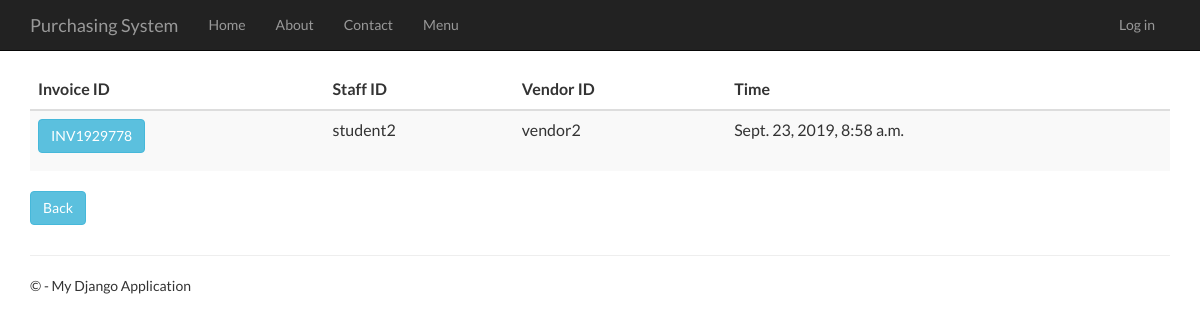
/invoicehistory, run on the app's committed database.
### Invoice/models.py (models this page shows)
class Invoice(models.Model):
    invoice_id = models.CharField(primary_key= True, max_length=10)
    time_created = models.DateTimeField()
    description = models.CharField(max_length=100)
    total_price = models.DecimalField(max_digits=10, decimal_places=2, default=Decimal('0.00'))
    invoice_status = models.CharField(max_length=20)
    purchase_order_id =models.OneToOneField(PurchaseOrder,on_delete = models.CASCADE)
    person_id = models.ForeignKey(Person,on_delete= models.CASCADE)
    vendor_id = models.ForeignKey(Vendor,on_delete = models.CASCADE)

### app/models.py (models this page shows, shortened)
class Person(models.Model):
    user_id = models.OneToOneField(User)
    person_id = models.CharField(primary_key=True, max_length=10)
    person_name = models.TextField()
    person_address = models.TextField()
    person_phone_number = models.TextField()
    person_role = models.TextField(default = 'MANAGER')

class Vendor(models.Model):
    vendor_id = models.CharField(primary_key=True, max_length=10)
    vendor_name = models.TextField()
    vendor_phone_number = models.TextField()
    vendor_address = models.TextField()
    vendor_email = models.TextField()
    def __str__(self):
        return str(self.vendor_id)

### Invoice/views.py (the view)
# urls.py: url(r'^invoicehistory', Invoice.views.invoicehistory, name="invoice_history"),
def invoicehistory(request):
    invoice = Invoice.objects.all()
    context = {
            'title':'Invoice History',
            'rows':invoice
        }
    return render(request,'Invoice/invoicehistory.html',context)

### Invoice/templates/Invoice/invoicehistory.html
﻿{% extends "app/layout.html" %}
{% block content %}
<div class="purcahseorderhistory margintop" action="menu" >
    <form action="invoicehistorydetails" method="GET">
        <table class="table table-striped margintop">
          <thead>
            <tr>
              <th scope="col">Invoice ID</th>
              <th scope="col">Staff ID</th>
              <th scope="col">Vendor ID</th>
              <th scope="col">Time</th>
            </tr>
          </thead>
          <tbody>
              {% for r in rows %}
            <tr>
                 <td><button type="submit" name="inv_id" value="{{r.invoice_id}}" class="btn btn-info" >{{r.invoice_id}}</button></td>
                 <td>{{r.person_id.person_id}}</td>
                 <td>{{r.vendor_id}}</td>
                 <td>{{r.time_created}}</td>
            </tr>
              {% endfor %}
          </tbody>
        </table>
        <div class="margintop">
            <a type="submit" class="btn btn-info" href="/menu">Back</a>
        </div>
    </form>
</div>
{% endblock %}

### app/static/app/content/site.css (style rules this page uses)
body { padding-top: 50px; padding-bottom: 20px; }

### data on the page
Invoice: invoice_id "INV1929778", person_id.person_id "student2", vendor_id "vendor2", time_created "Sept. 23, 2019, 8:58 a.m."
